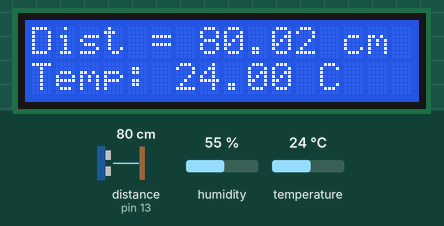
A sketch run on a simulated Arduino Uno, built with avr-gcc and run on an emulated ATmega328P. Parts: 16×2 character LCD. Wiring (inferred from the names in the program): ultrasonic range finder: trigger pin 10; echo pin 13. Inputs (shaded band) come from the test bench; at power-on: distance to the obstacle (sensor on pin 13) 80 cm, temperature 24 °C, humidity 55 %. The echo pulse lasts 58.3 µs per cm.

Above: at 2.6 s.
2.7 s: distance to the obstacle (sensor on pin 13) set to 2 cm
At 4.9 s:
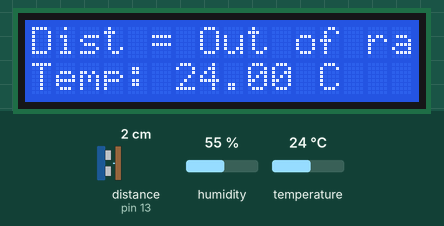
6.4 s: temperature set to 33 °C
At 10.0 s:
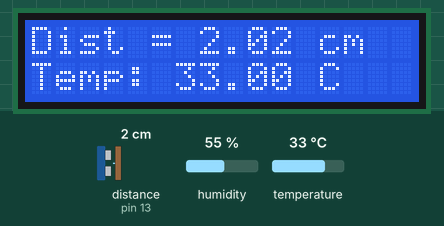
12.7 s: distance to the obstacle (sensor on pin 13) set to 4 cm
At 14.4 s:
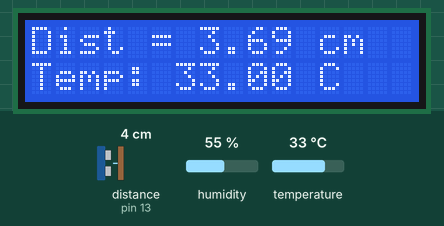
16.4 s: distance to the obstacle (sensor on pin 13) set to 18 cm
At 19.2 s:
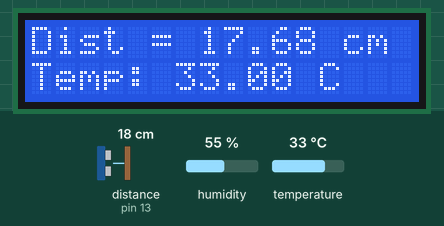
23.8 s: distance to the obstacle (sensor on pin 13) set to 9 cm
At 27.0 s:
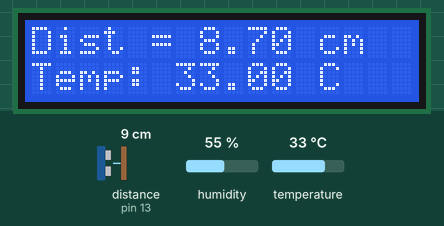
27.5 s: distance to the obstacle (sensor on pin 13) set to 120 cm
At 29.0 s:
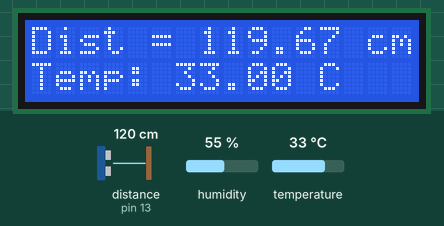
Timing chart, 0 to 30.5 s (numbered marks = the images above; inputs shaded):
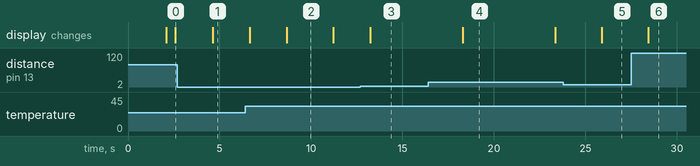

Measured:
- after the input at 2.7 s, the display: changes after 1.9 s (image 1)
- after the input at 6.4 s, the display: first changes after 0.25 s (image 2 shows a later state)
- after the input at 12.7 s, the display: changes after 0.54 s (image 3)
- after the input at 16.4 s, the display: changes after 1.9 s (image 4)
- after the input at 23.8 s, the display: changes after 2.1 s (image 5)
- after the input at 27.5 s, the display: changes after 0.93 s (image 6)
- what the display in image 2 shows lasts 2.5 s, from 8.7 s to 11.2 s

The sketch:

distance_with_HC-SR04__AND_TEMP.oct18a.ino
```cpp
// function, use DHT humidity/temperature sensors and print variable in lcd
// as well as print the distance of the ultrasonic sensor HC-SR04
// use of digital input, digital input and digital output

#include "DHT.h"// initialize the DHT library
#define DHTPIN 7     // Digital pin connected to the DHT sensor
#define DHTTYPE DHT11   // DHT 11  type of dht you're using
DHT dht(DHTPIN, DHTTYPE);// Initialize DHT sensor.

//hook up HC-SR04 with trig to arduino pin 10 and echo to arduino pin 13.
#define trigPin 10
#define echoPin 13
float duration, distance; // declare varible

#include <LiquidCrystal.h>
// initialize the library by associating any needed LCD interface pin
// with the arduino pin number it is connected to
const int rs = 12, en = 11, d4 = 5, d5 = 4, d6 = 3, d7 = 2;
LiquidCrystal lcd(rs, en, d4, d5, d6, d7);

void setup() {
  // put your setup code here, to run once:
dht.begin();// start DHT sensor.
lcd.begin (16,2);// set up the LCD's number of columns and rows:
pinMode(trigPin, OUTPUT); // declaire trigpin and output
pinMode (echoPin, INPUT); // declaire echopin an input
}

void loop() {
  // put your main code here, to run repeatedly:
// Wait a few seconds between measurements.
  delay(2000);
  // Reading temperature or humidity takes about 250 milliseconds
  float h = dht.readHumidity();
  // Read temperature as Celsius (the default)
  float t = dht.readTemperature();


  // Check if any reads failed and exit early (to try again).
  if (isnan(h) || isnan(t)) {
    lcd.println(F("Failed to read from DHT sensor!"));
    return;
    }
  // Compute heat index in Celsius (isFahreheit = false)
  float hic = dht.computeHeatIndex(t, h);

  // write a pulse to the HC-SR04 Trigger Pin
digitalWrite (trigPin, LOW);
delayMicroseconds (2);
digitalWrite (trigPin, HIGH);
delayMicroseconds (10);
digitalWrite (trigPin, LOW);
// Measure the responce  from the HC-SR04 Echo Pin
duration = pulseIn (echoPin, HIGH);
// determine distance from duration
// use 343 meters per second as speed of sound
distance = (duration/2)*0.0343;

//send results to lcd
lcd.setCursor (0,0);
lcd.print ("Dist = ");
if (distance >= 400 || distance <= 2){
  lcd.println ("Out of range");
}
else {
  lcd.print (distance);
  lcd.println (" cm  ");
  delay (500);
}
 // send results of DHT 11 to lcd
  lcd.setCursor (0,1);
  lcd.print(F("Temp: "));
  lcd.print (t);
  lcd.print(F(" C "));

}
```
